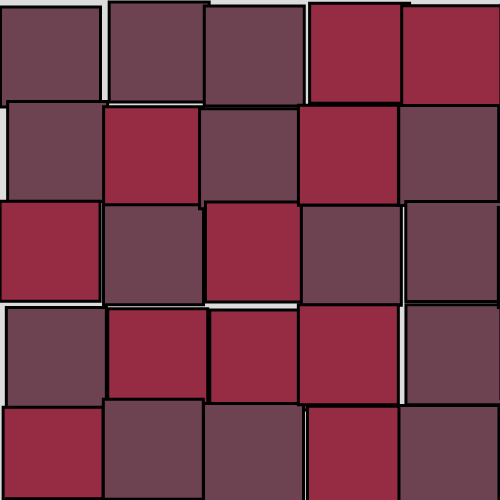
Frame 1 (no input)
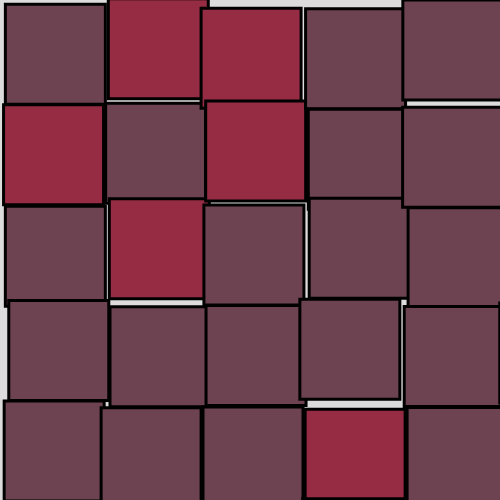
Frame 2 (the mouse pressed at the canvas centre, redrawn once)

The p5.js sketch that drew these frames (run headless with seeded random() and noise() and a simulated clock; the mouse was pressed at the canvas centre and the sketch redrawn once):

// p5.js sketch
// ── sketch.js
function setup() {
  createCanvas(500, 500);
  noLoop();
}

function draw() {
  background(220);
  strokeWeight(3);
  stroke(0);



  for (var x = 0; x <= width; x += 100) {
    for (var y = 0; y <= height; y += 100) {
      let r = random(0, 1);
      if (r > 0.3) {
        fill(109, 67, 81)
      } else {
        fill(149, 44, 67)
      }
      rect(x + random(-2, 10), y + random(-2, 10), 100, 100);



    }
  }
}
